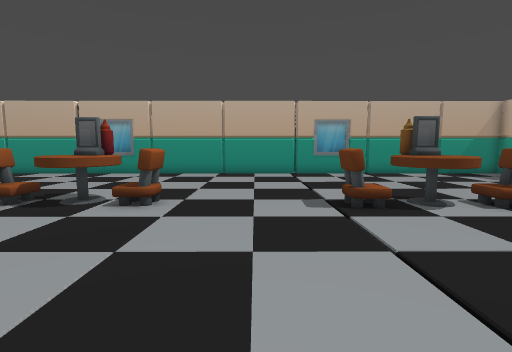
[1] (above)

19 first-person views from a walk through a scene from a Unity 3-D project. The camera is 1.5 m above the floor, tilts 6° down and sees 85° across. The floor is counted in squares, 1 m on a side. Each view is taken from the middle of a square. On the plan, view 1 faces up. The plan holds only what a view shows up to about 14 squares ahead; the rest is blank. The place goes on beyond the plan. The player character is not drawn.

[2]
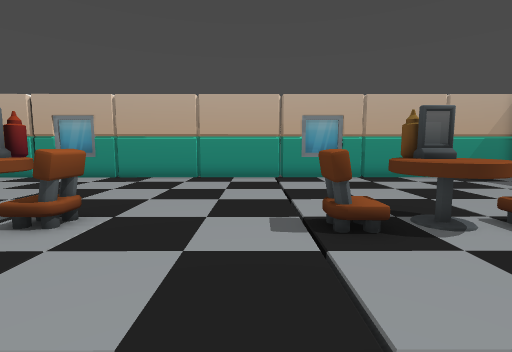

[3]
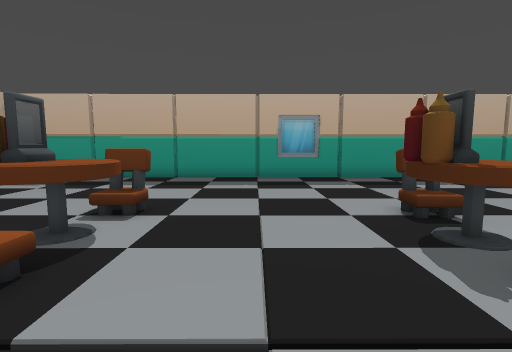

[4]
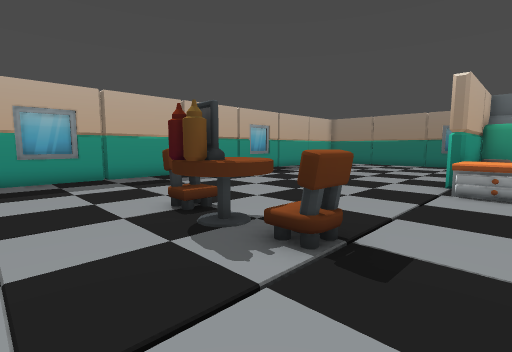

[5]
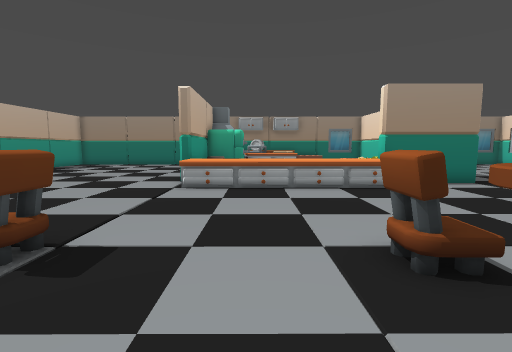

[6]
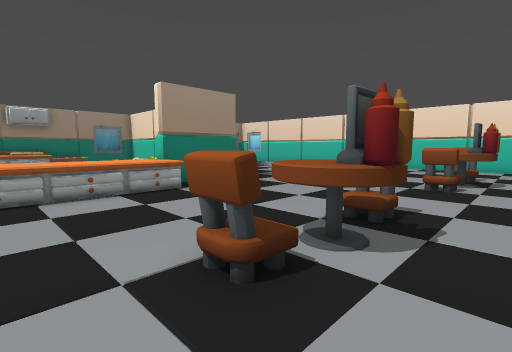

[7]
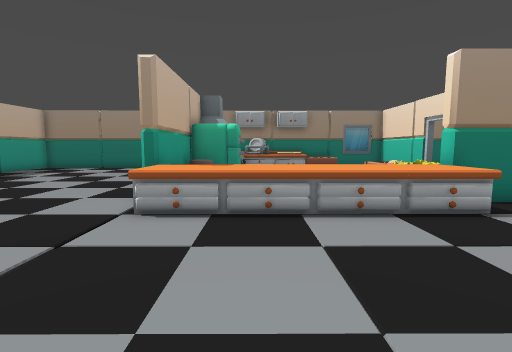

[8]
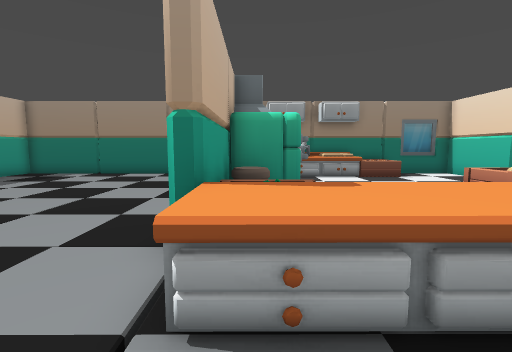

[9]
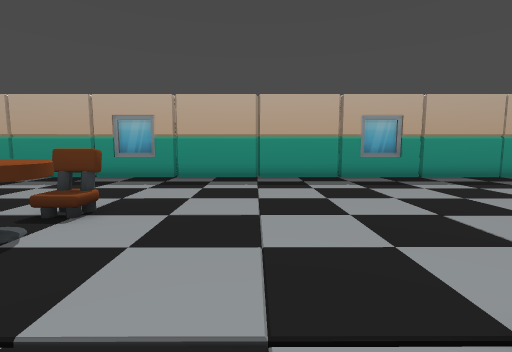

[10]
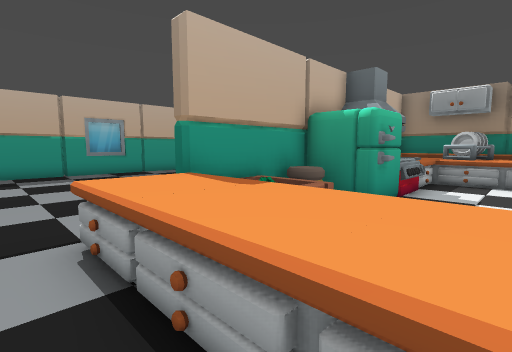

[11]
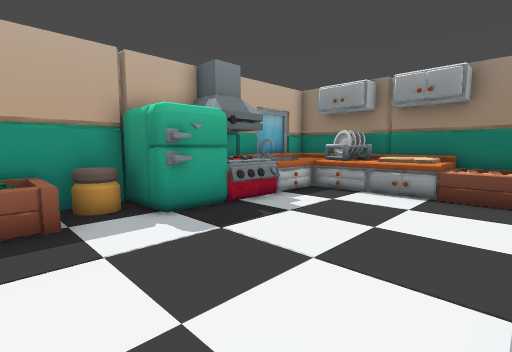

[12]
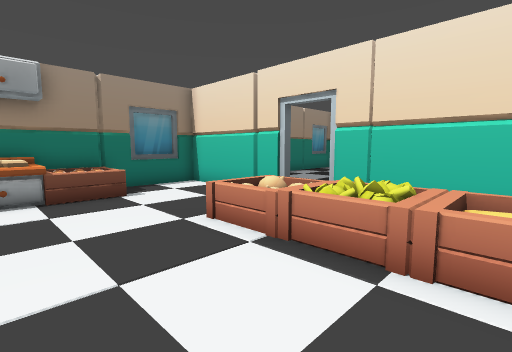

[13]
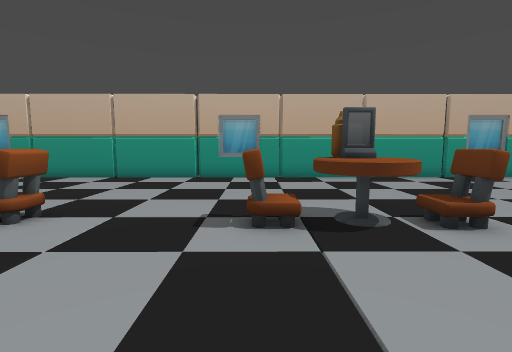

[14]
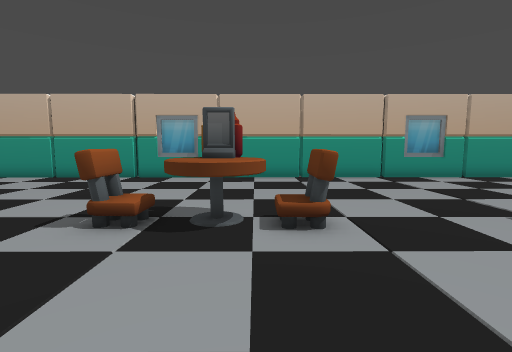

[15]
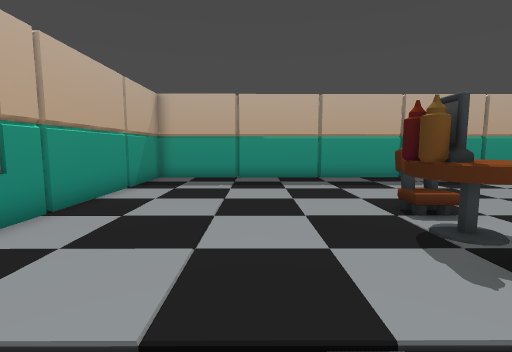

[16]
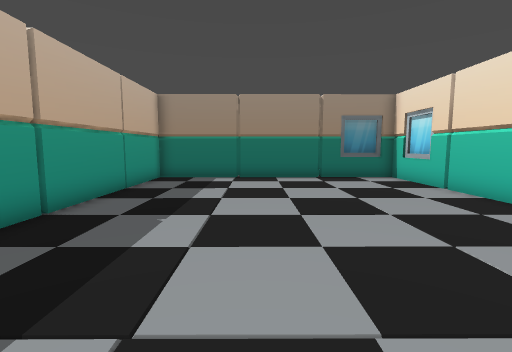

[17]
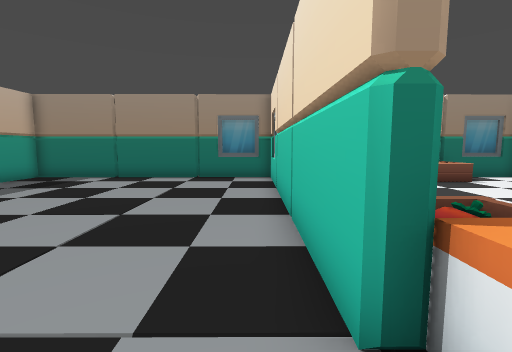

[18]
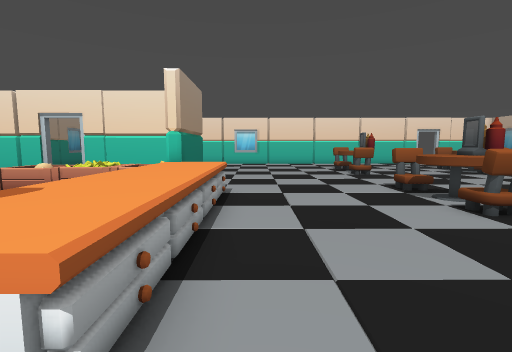

[19]
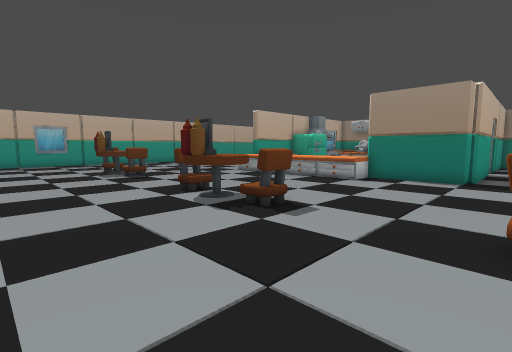

### Floor plan
Points are (right, up) in squares from view 1. A wall is a line through its corners. A room is listed if a view was taken in it or the views show most of it. See-through windows are left out.
Room 1 (views 1, 2, 3, 4, 5, 6, 7, 8, 9, 10, 11, 12, 13, 14, 15, 16, 17, 18, 19)
walls: (4, 1.4) (4.8, 1.6); (-4, 0.6) (-4.2, 0.1); (2.2, -7.9) (2.3, -19.7) (13.7, -19.7) (13.6, 15.7) (-12.6, 15.6); (-4.6, 1.1) (-5.4, 1.1); (-5.4, 1.2) (-4.6, 1.2); (-5.3, 1.9) (-4.6, 1.7); (1.7, -12.2) (1.7, -7.9); (-4.7, 6.6) (-5.2, 6.7); (5.1, 7.7) (4.3, 7.7) (4.4, 8.1); (4.2, 8.3) (5, 8.5); (4.4, 8.4) (5.1, 8.2); (-4.5, 8.3) (-4.5, 8) (-5.1, 8) (-5.1, 8.3); (-10.2, -7.5) (-7.4, -7.5); (-9.9, -9.1) (-9.8, -13.1); (13.9, 1) (13.9, 2.7); (1.8, -17) (1.8, -15.2); (2.1, -17.2) (2.1, -18.7); (-10.4, -12.2) (-10.4, -8); (13.9, -11) (13.9, -9.3); (-9.8, -14.6) (-9.8, -19.8) (1.6, -19.7); (2, -18.7) (2, -17.4); (1.8, -19.5) (1.8, -18.6); (-0.1, -19.5) (1.6, -19.5) (1.6, -18.6); (3, -19.9) (4.6, -19.9); (5.1, 15.9) (3.4, 15.9); (-7, 15.8) (-8.6, 15.8); (-9, -20) (-7.3, -20)
ways out: gap at (4, 1)
objects: other object (-12, 0) to (-12, 1); other object (-12, 7) to (-12, 8); other object (-8, -14) to (-7, -12); other object (-8, -11) to (-7, -10); other object (-8, -9) to (-7, -8); other object (-7, 0) to (-7, 1); other object (-7, 7) to (-7, 8); other object (-6, -19) to (-4, -18); other object (-6, -8) to (-4, -6); other object (-3, -19) to (-2, -18); other object (-3, 0) to (-3, 1); other object (-3, 7) to (-3, 8); other object (-2, -8) to (-1, -6); other object (-1, -19) to (0, -18); other object (0, -18) to (1, -16); other object (0, -15) to (1, -15); other object (0, -14) to (1, -12); other object (0, -10) to (1, -9); other object (0, -7) to (2, -6); other object (1, -11); other object (2, 0) to (2, 1); other object (2, 7) to (3, 8); other object (6, 0) to (7, 1); other object (7, 7)

Positions as (right, up) in squares from view 1, and headings:
1: (0, 0), facing up
2: (1, 2), facing up
3: (0, 4), facing right
4: (0, 4), facing down-right
5: (-1, 4), facing down
6: (-1, 3), facing down-left
7: (-1, 0), facing down
8: (1, -4), facing down
9: (0, -4), facing right
10: (-3, -5), facing down-right
11: (-6, -9), facing down-right
12: (-3, -9), facing down-left
13: (-7, 2), facing up
14: (-4, 2), facing up
15: (0, 11), facing right
16: (9, -6), facing down
17: (3, -6), facing down
18: (3, -5), facing left
19: (-12, 6), facing down-right
